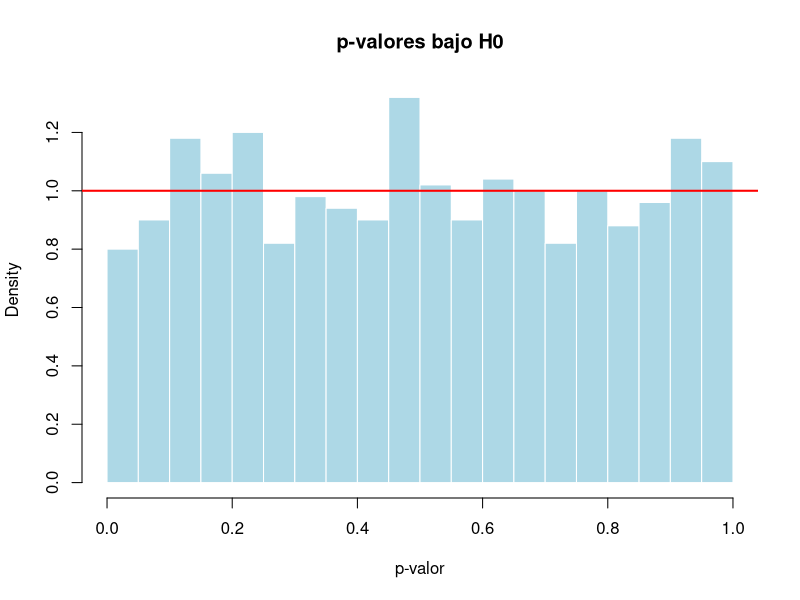
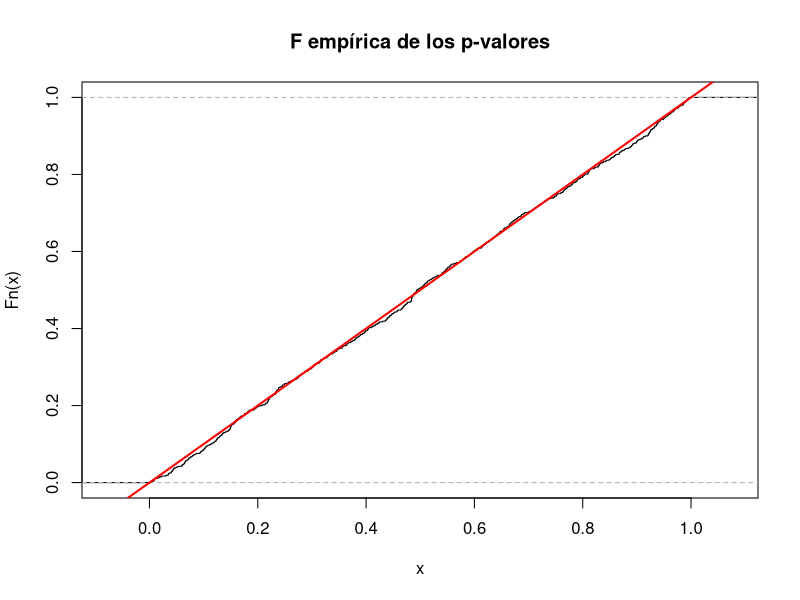

Reproduce these figures in R, in order.
# IECD - Practica 5 (Tests) - Ejercicio 18
# Distribución del p-valor bajo H0


set.seed(18)
n    <- 25
Nrep <- 1000

# a) n = 25 datos N(10, 3) 
x <- rnorm(n, mean = 10, sd = sqrt(3))

# b) t.test de H0: mu = 10 vs H1: mu != 10
t.test(x, mu = 10)$p.value

# c) Nrep = 1000 repeticiones
pvalores <- replicate(Nrep, t.test(rnorm(n, mean = 10, sd = sqrt(3)), mu = 10)$p.value)

# d) histograma
hist(pvalores, breaks = seq(0, 1, by = 0.05), freq = FALSE,
     col = "lightblue", border = "white",
     main = "p-valores bajo H0", xlab = "p-valor")
abline(h = 1, col = "red", lwd = 2) # densidad de la U(0, 1)

# e) probabilidad estimada de rechazar
c(alpha_0.05 = mean(pvalores < 0.05), alpha_0.10 = mean(pvalores < 0.10))

# comparo la F empirica de los p-valores con la de una U(0,1)
plot(ecdf(pvalores), do.points = FALSE, main = "F empírica de los p-valores")
abline(0, 1, col = "red", lwd = 2)
